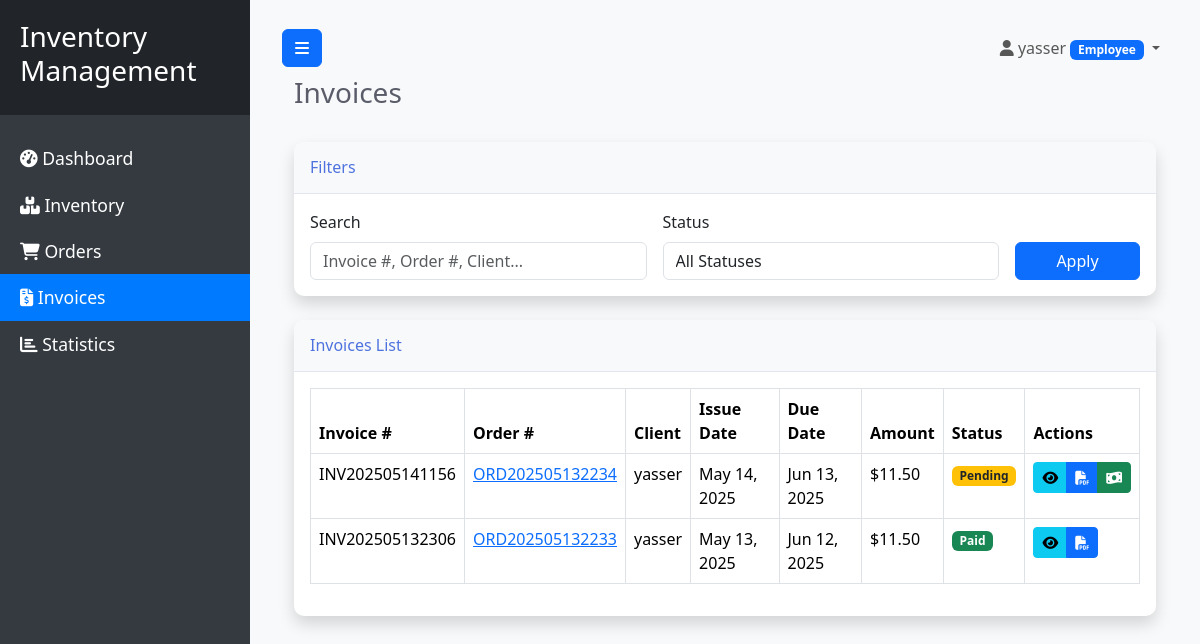
Screenshot of /invoices/ (signed in) with the database file from the repository.
### users/models.py (models this page shows, shortened)
class User(AbstractUser):
    class Role(models.TextChoices):
        ADMIN = 'ADMIN', _('Admin')
        EMPLOYEE = 'EMPLOYEE', _('Employee')
        CLIENT = 'CLIENT', _('Client')
    role = models.CharField(
        max_length=10,
        choices=Role.choices,
        default=Role.EMPLOYEE,
        verbose_name=_('Role')
    )
    phone = models.CharField(max_length=15, blank=True, null=True, verbose_name=_('Phone Number'))
    profile_pic = models.ImageField(upload_to='profile_pics', default='default.png', verbose_name=_('Profile Picture'))
    address = models.TextField(blank=True, null=True, verbose_name=_('Address'))
    created_at = models.DateTimeField(auto_now_add=True, verbose_name=_('Created At'))
    updated_at = models.DateTimeField(auto_now=True, verbose_name=_('Updated At'))
    class Meta:
        verbose_name = _('User')
        verbose_name_plural = _('Users')

### invoices/models.py (models this page shows, shortened)
class Invoice(models.Model):
    class InvoiceStatus(models.TextChoices):
        PENDING = 'PENDING', _('Pending')
        PAID = 'PAID', _('Paid')
        CANCELLED = 'CANCELLED', _('Cancelled')
    invoice_number = models.CharField(max_length=20, unique=True, verbose_name=_('Invoice Number'))
    order = models.OneToOneField(Order, on_delete=models.CASCADE, related_name='invoice', verbose_name=_('Order'))
    status = models.CharField(max_length=10, choices=InvoiceStatus.choices, default=InvoiceStatus.PENDING, verbose_name=_('Status'))
    issue_date = models.DateField(default=timezone.now, verbose_name=_('Issue Date'))
    due_date = models.DateField(blank=True, null=True, verbose_name=_('Due Date'))
    notes = models.TextField(blank=True, null=True, verbose_name=_('Notes'))
    tax_rate = models.DecimalField(max_digits=5, decimal_places=2, default=0, verbose_name=_('Tax Rate (%)'))
    discount = models.DecimalField(max_digits=10, decimal_places=2, default=0, verbose_name=_('Discount'))
    created_by = models.ForeignKey('users.User', on_delete=models.SET_NULL, null=True, related_name='invoices', verbose_name=_('Created By'))
    created_at = models.DateTimeField(auto_now_add=True, verbose_name=_('Created At'))
    updated_at = models.DateTimeField(auto_now=True, verbose_name=_('Updated At'))
    @property
    def subtotal(self):
        return self.order.total_amount
    @property
    def tax_amount(self):
        return self.subtotal * (self.tax_rate / 100)
    @property
    def total_amount(self):
        return self.subtotal + self.tax_amount - self.discount
    class Meta:
        verbose_name = _('Invoice')
        verbose_name_plural = _('Invoices')
        ordering = ['-issue_date']

### orders/models.py (models this page shows, shortened)
class Order(models.Model):
    class OrderStatus(models.TextChoices):
        PENDING = 'PENDING', _('Pending')
        IN_PROGRESS = 'IN_PROGRESS', _('In Progress')
        COMPLETED = 'COMPLETED', _('Completed')
        CANCELLED = 'CANCELLED', _('Cancelled')
        REJECTED = 'REJECTED', _('Rejected')
    order_number = models.CharField(max_length=20, unique=True, verbose_name=_('Order Number'))
    client = models.ForeignKey('users.User', on_delete=models.CASCADE, related_name='orders', verbose_name=_('Client'))
    status = models.CharField(max_length=15, choices=OrderStatus.choices, default=OrderStatus.PENDING, verbose_name=_('Status'))
    notes = models.TextField(blank=True, null=True, verbose_name=_('Notes'))
    created_by = models.ForeignKey('users.User', on_delete=models.SET_NULL, null=True, related_name='created_orders', verbose_name=_('Created By'))
    created_at = models.DateTimeField(auto_now_add=True, verbose_name=_('Created At'))
    updated_at = models.DateTimeField(auto_now=True, verbose_name=_('Updated At'))
    @property
    def total_amount(self):
        return self.items.aggregate(
            total=Sum(F('quantity') * F('price'))
        )['total'] or 0
    class Meta:
        verbose_name = _('Order')
        verbose_name_plural = _('Orders')
        ordering = ['-created_at']

### invoices/views.py (the view)
# urls.py: path('', views.invoices_list, name='invoices-list'),
@login_required
@employee_required
def invoices_list(request):
    invoices = Invoice.objects.all().order_by('-issue_date')
    context = {
        'page_obj': invoices,
        'invoice_statuses': Invoice.InvoiceStatus.choices,
        'title': 'Liste des Factures'
    }
    return render(request, 'invoices/invoices_list.html', context)

### templates/invoices/invoices_list.html (shortened to what this page needs)
{% extends 'base.html' %}
{% block content %}
<div class="container-fluid">
    <div class="d-flex justify-content-between align-items-center mb-4">
        <h1 class="h3 text-gray-800">Invoices</h1>
    </div>
    <div class="card shadow mb-4">
        <div class="card-header py-3">
            <h6 class="m-0 font-weight-bold text-primary">Filters</h6>
        </div>
        <div class="card-body">
            <form method="get" class="row g-3">
                <div class="col-md-5">
                    <label for="search" class="form-label">Search</label>
                    <input type="text" class="form-control" id="search" name="search" value="{{ search_query }}" placeholder="Invoice #, Order #, Client...">
                </div>
                <div class="col-md-5">
                    <label for="status" class="form-label">Status</label>
                    <select class="form-control" id="status" name="status">
                        <option value="">All Statuses</option>
                    </select>
                </div>
                <div class="col-md-2 d-flex align-items-end">
                    <button type="submit" class="btn btn-primary w-100">Apply</button>
                </div>
            </form>
        </div>
    </div>
    <div class="card shadow mb-4">
        <div class="card-header py-3">
            <h6 class="m-0 font-weight-bold text-primary">Invoices List</h6>
        </div>
        <div class="card-body">
            <div class="table-responsive">
                <table class="table table-bordered" width="100%" cellspacing="0">
                    <thead>
                        <tr>
                            <th>Invoice #</th>
                            <th>Order #</th>
                            <th>Client</th>
                            <th>Issue Date</th>
                            <th>Due Date</th>
                            <th>Amount</th>
                            <th>Status</th>
                            <th>Actions</th>
                        </tr>
                    </thead>
                    <tbody>
                        {% for invoice in page_obj %}
                        <tr>
                            <td>{{ invoice.invoice_number }}</td>
                            <td>
                                <a href="{% url 'order-detail' invoice.order.id %}">
                                    {{ invoice.order.order_number }}
                                </a>
                            </td>
                            <td>{{ invoice.order.client.username }}</td>
                            <td>{{ invoice.issue_date|date:"M d, Y" }}</td>
                            <td>{{ invoice.due_date|date:"M d, Y" }}</td>
                            <td>${{ invoice.total_amount }}</td>
                            <td>
                                {% if invoice.status == 'PENDING' %}
                                    <span class="badge bg-warning text-dark">{{ invoice.get_status_display }}</span>
                                {% elif invoice.status == 'PAID' %}
                                    <span class="badge bg-success">{{ invoice.get_status_display }}</span>
                                {% elif invoice.status == 'CANCELLED' %}
                                    <span class="badge bg-danger">{{ invoice.get_status_display }}</span>
                                {% endif %}
                            </td>
                            <td>
                                <div class="btn-group" role="group">
                                    <a href="{% url 'invoice-detail' invoice.id %}" class="btn btn-info btn-sm">
                                        <i class="fas fa-eye"></i>
                                    </a>
                                    <a href="{% url 'invoice-pdf' invoice.id %}" class="btn btn-primary btn-sm" target="_blank">
                                        <i class="fas fa-file-pdf"></i>
                                    </a>
                                    {% if invoice.status == 'PENDING' %}
                                    <a href="{% url 'add-payment' invoice.id %}" class="btn btn-success btn-sm">
                                        <i class="fas fa-money-bill-wave"></i>
                                    </a>
                                    {% endif %}
                                </div>
                            </td>
                        </tr>
                        {% empty %}
                        <tr>
                            <td colspan="8" class="text-center">No invoices found.</td>
                        </tr>
                        {% endfor %}
                    </tbody>
                </table>
            </div>
        </div>
    </div>
</div>
{% endblock %}

### templates/base.html (shortened to what this page needs)
<!DOCTYPE html>
<html>
<head>
    <link href="https://cdn.jsdelivr.net/npm/bootstrap@5.3.2/dist/css/bootstrap.min.css" rel="stylesheet">
    <link rel="stylesheet" href="https://cdnjs.cloudflare.com/ajax/libs/font-awesome/6.4.2/css/all.min.css">
    {% load static %}
    <link rel="stylesheet" href="{% static 'css/style.css' %}">
</head>
<body>
    <div class="wrapper">
        <nav id="sidebar">
            <div class="sidebar-header">
                <h3>Inventory<br>Management</h3>
            </div>
            <ul class="list-unstyled components">
                <li class="{% if '/' == request.path or '/dashboard/' in request.path %}active{% endif %}">
                    <a href="{% url 'dashboard' %}">
                        <i class="fas fa-tachometer-alt"></i> Dashboard
                    </a>
                </li>
                {% if request.user.role == 'EMPLOYEE' or request.user.role == 'ADMIN' %}
                <li class="{% if '/inventory/' in request.path %}active{% endif %}">
                    <a href="{% url 'inventory-list' %}">
                        <i class="fas fa-boxes"></i> Inventory
                    </a>
                </li>
                <li class="{% if '/orders/' in request.path %}active{% endif %}">
                    <a href="{% url 'orders-list' %}">
                        <i class="fas fa-shopping-cart"></i> Orders
                    </a>
                </li>
                <li class="{% if '/invoices/' in request.path %}active{% endif %}">
                    <a href="{% url 'invoices-list' %}">
                        <i class="fas fa-file-invoice-dollar"></i> Invoices
                    </a>
                </li>
                <li class="{% if '/statistics/' in request.path %}active{% endif %}">
                    <a href="{% url 'statistics' %}">
                        <i class="fas fa-chart-bar"></i> Statistics
                    </a>
                </li>
                {% endif %}
            </ul>
        </nav>
        <div id="content">
            <nav class="navbar navbar-expand-lg navbar-light bg-light">
                <div class="container-fluid">
                    <button type="button" id="sidebarCollapse" class="btn btn-primary">
                        <i class="fas fa-bars"></i>
                    </button>
                    <div class="collapse navbar-collapse" id="navbarSupportedContent">
                        <ul class="nav navbar-nav ms-auto">
                            <li class="nav-item dropdown">
                                <a class="nav-link dropdown-toggle" href="#" id="navbarDropdown" role="button" data-bs-toggle="dropdown" aria-expanded="false">
                                    <i class="fas fa-user"></i> {{ request.user.username }}
                                    {% if request.user.role == 'ADMIN' %}
                                    <span class="badge bg-danger">Admin</span>
                                    {% elif request.user.role == 'EMPLOYEE' %}
                                    <span class="badge bg-primary">Employee</span>
                                    {% else %}
                                    <span class="badge bg-secondary">Client</span>
                                    {% endif %}
                                </a>
                            </li>
                        </ul>
                    </div>
                </div>
            </nav>
            <div class="container-fluid">
                {% block content %}{% endblock %}
            </div>
        </div>
    </div>
</body>
</html>

### static/css/style.css (style rules this page uses)
body { font-family: 'Segoe UI', Arial, sans-serif; background: #f8f9fa; }
.wrapper { display: flex; width: 100%; align-items: stretch; }
#sidebar { min-width: 250px; max-width: 250px; background: #343a40; color: #fff; transition: all 0.3s; height: 100vh; position: sticky; top: 0; }
#sidebar .sidebar-header { padding: 20px; background: #212529; }
#sidebar ul.components { padding: 20px 0; }
#sidebar ul li a { padding: 10px 20px; font-size: 1.1em; display: block; color: #fff; text-decoration: none; transition: all 0.3s; }
#sidebar ul li.active > a, a[aria-expanded="true"] { color: #fff; background: #007bff; }
#content { width: 100%; padding: 20px; min-height: 100vh; transition: all 0.3s; }
.card { border: none; border-radius: 10px; box-shadow: 0 0.15rem 1.75rem 0 rgba(58, 59, 69, 0.15); margin-bottom: 20px; }
.card-header { background-color: #f8f9fa; border-bottom: 1px solid #e3e6f0; border-top-left-radius: 10px !important; border-top-right-radius: 10px !important; }
.text-primary { color: #4e73df !important; }
.text-gray-800 { color: #5a5c69 !important; }

### rows the page displays
User: user.username "yasser"
Invoice: invoice_number "INV202505141156", order.order_number "ORD202505132234", order.client.username "yasser", issue_date "May 14, 2025", due_date "Jun 13, 2025", total_amount "11.50", status "Pending"
Invoice: invoice_number "INV202505132306", order.order_number "ORD202505132233", order.client.username "yasser", issue_date "May 13, 2025", due_date "Jun 12, 2025", total_amount "11.50", status "Paid"
